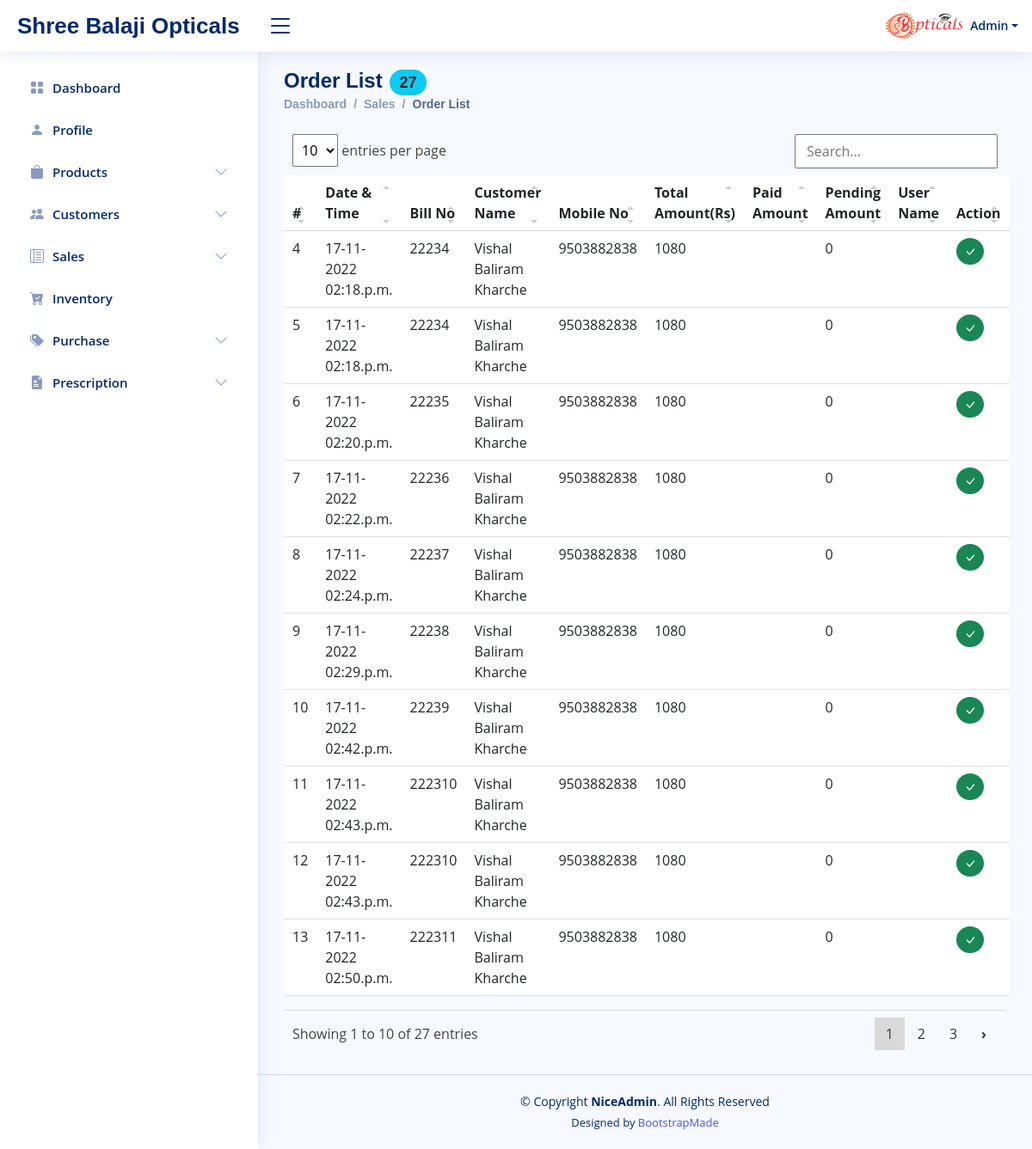
/Dashboard/Sales/Pending-Order (signed in), run on the app's committed database.
### opticalcrm/models.py (models this page shows)
class invoice(models.Model):
    custid = models.IntegerField(blank=True,null=True)
    billno = models.IntegerField()
    billdate = models.DateTimeField()
    deliverydate= models.DateTimeField()
    name = models.CharField(max_length=200)
    mobno = models.CharField(max_length=10)
    totalrs = models.IntegerField()
    totalpurch = models.IntegerField(blank=True,null=True)
    discountper = models.CharField(max_length=10,blank=True,null=True)
    discountamount = models.CharField(max_length=10,blank=True,null=True)
    paybleamount = models.IntegerField()
    advanceamount = models.CharField(max_length=10,blank=True,null=True)
    pendingamount = models.IntegerField(blank=True,null=True)
    paymentmode = models.CharField(max_length=100,blank=True,null=True)
    order_status = models.CharField(max_length=10,default='no')
    deliver_status = models.CharField(max_length=10,default='no')
    generatedby = models.CharField(max_length=100)

### opticalcrm/views.py (the view)
# urls.py: path('Dashboard/Sales/Pending-Order',views.pending_order, name='pending_order'),
def pending_order(request):
    if request.user.is_authenticated:
        data = models.invoice.objects.all()
        data1 = models.invoice.objects.filter(order_status = 'no').count()
        context = {
            'data':data,
            'count':data1,
        }
        return render(request , 'sales/pending_order.html',context)
    else:
        return redirect('login')

### opticalcrm/templates/sales/pending_order.html (shortened to what this page needs)
{% extends 'main.html' %}
{% load static %}
{% block breadcrumb %}
<div class="pagetitle">
    <h1>Order List<span id="count" class="badge rounded-pill bg-info text-dark mx-2">{{count}}</span></h1>
    <nav>
        <ol class="breadcrumb">
            <li class="breadcrumb-item"><a href="{% url 'main' %}">Dashboard</a></li>
            <li class="breadcrumb-item">Sales</li>
            <li class="breadcrumb-item active">Order List</li>
        </ol>
    </nav>
</div>
{% endblock breadcrumb %}
{% block content %}
<table class="table bg-white table-hover datatable">
    <thead>
        <tr>
            <th>#</th>
            <th>Date & Time</th>
            <th>Bill No</th>
            <th>Customer Name</th>
            <th>Mobile No</th>
            <th>Total Amount(Rs)</th>
            <th>Paid Amount</th>
            <th>Pending Amount</th>
            <th>User Name</th>
            <th>Action</th>
        </tr>
    </thead>
    {% for i in data %}
    {% if i.order_status == 'no' %}
    <tr>
        <td>{{i.id}}</td>
        <td>{{i.billdate|date:"d-m-Y h:i.a"}}</td>
        <td>{{i.billno}}</td>
        <td>{{i.name|title}}</td>
        <td>{{i.mobno}}</td>
        <td>{{i.paybleamount}}</td>
        <td>{{i.advanceamount}}</td>
        <td>{{i.pendingamount}}</td>
        <td>{{i.generatedby}}</td>
        <td>
            <a href="{% url 'update_order' i.id %}" class="btn btn-success rounded-circle btn-sm">
                <i class="bi bi-check-lg"></i>
            </a>
        </td>
    </tr>
    {% endif %}
    {% endfor %}
</table>
{% endblock content %}

### static/js/datatable/style.css (style rules this page uses)
.dataTable-table { max-width: 100%; width: 100%; border-spacing: 0; border-collapse: separate; }
.dataTable-table > tbody > tr > td, .dataTable-table > tbody > tr > th, .dataTable-table > tfoot > tr > td, .dataTable-table > tfoot > tr > th, .dataTable-table > thead > tr > td, .dataTable-table > thead > tr > th { vertical-align: top; padding: 8px 10px; }
.dataTable-table > thead > tr > th { vertical-align: bottom; text-align: left; border-bottom: 1px solid #d9d9d9; }
.dataTable-table th { vertical-align: bottom; text-align: left; }

### static/css/style.css (style rules this page uses)
:root { scroll-behavior: smooth; }
body { font-family: "Open Sans", sans-serif; background: #f6f9ff; color: #444444; }
a { color: #4154f1; text-decoration: none; }
h1, h2, h3, h4, h5, h6 { font-family: "Nunito", sans-serif; }
.pagetitle { margin-bottom: 10px; }
.pagetitle h1 { font-size: 24px; margin-bottom: 0; font-weight: 600; color: #012970; }
.breadcrumb { font-size: 14px; font-family: "Nunito", sans-serif; color: #899bbd; font-weight: 600; }
.breadcrumb a { color: #899bbd; transition: 0.3s; }
.breadcrumb .breadcrumb-item::before { color: #899bbd; }
.breadcrumb .active { color: #51678f; font-weight: 600; }

### data on the page
invoice: id "4", billdate "17-11-2022 02:18.p.m.", billno "22234", name "Vishal Baliram Kharche", mobno "9503882838", paybleamount "1080", pendingamount "0"
invoice: id "5", billdate "17-11-2022 02:18.p.m.", billno "22234", name "Vishal Baliram Kharche", mobno "9503882838", paybleamount "1080", pendingamount "0"
invoice: id "6", billdate "17-11-2022 02:20.p.m.", billno "22235", name "Vishal Baliram Kharche", mobno "9503882838", paybleamount "1080", pendingamount "0"
invoice: id "7", billdate "17-11-2022 02:22.p.m.", billno "22236", name "Vishal Baliram Kharche", mobno "9503882838", paybleamount "1080", pendingamount "0"
invoice: id "8", billdate "17-11-2022 02:24.p.m.", billno "22237", name "Vishal Baliram Kharche", mobno "9503882838", paybleamount "1080", pendingamount "0"
invoice: id "9", billdate "17-11-2022 02:29.p.m.", billno "22238", name "Vishal Baliram Kharche", mobno "9503882838", paybleamount "1080", pendingamount "0"
invoice: id "10", billdate "17-11-2022 02:42.p.m.", billno "22239", name "Vishal Baliram Kharche", mobno "9503882838", paybleamount "1080", pendingamount "0"
invoice: id "11", billdate "17-11-2022 02:43.p.m.", billno "222310", name "Vishal Baliram Kharche", mobno "9503882838", paybleamount "1080", pendingamount "0"
invoice: id "12", billdate "17-11-2022 02:43.p.m.", billno "222310", name "Vishal Baliram Kharche", mobno "9503882838", paybleamount "1080", pendingamount "0"
invoice: id "13", billdate "17-11-2022 02:50.p.m.", billno "222311", name "Vishal Baliram Kharche", mobno "9503882838", paybleamount "1080", pendingamount "0"

### other printed values
{{ count }} "27"
